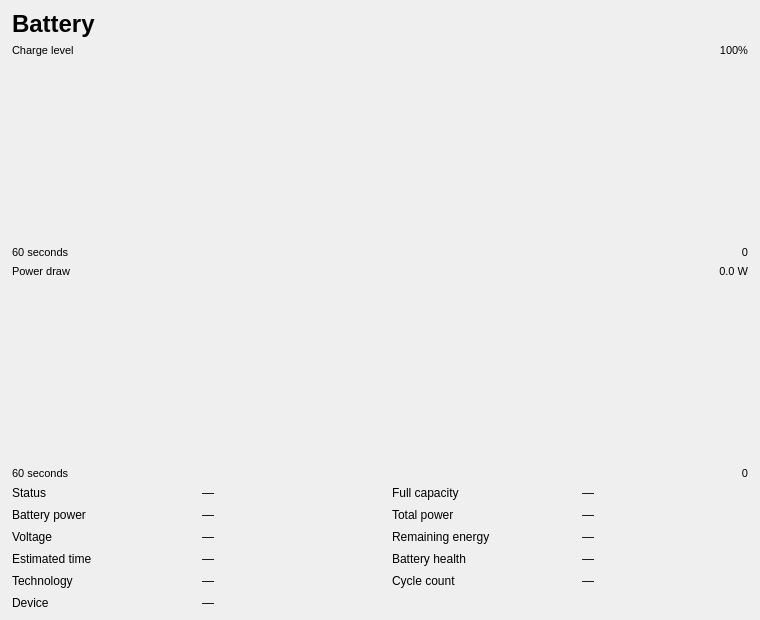
<?xml version="1.0" encoding="UTF-8"?>
<ui version="4.0">
 <class>BatteryDetailWidget</class>
 <widget class="QWidget" name="BatteryDetailWidget">
  <property name="geometry">
   <rect><x>0</x><y>0</y><width>760</width><height>620</height></rect>
  </property>
  <layout class="QVBoxLayout" name="verticalLayout" stretch="0,0,5,0,0,5,0,0">
   <property name="leftMargin"><number>12</number></property>
   <property name="topMargin"><number>10</number></property>
   <property name="rightMargin"><number>12</number></property>
   <property name="bottomMargin"><number>10</number></property>
   <property name="spacing"><number>6</number></property>

   <item>
    <layout class="QHBoxLayout" name="headerLayout">
     <item>
      <widget class="QLabel" name="titleLabel">
       <property name="text"><string>Battery</string></property>
       <property name="styleSheet"><string>font-size: 18pt; font-weight: bold;</string></property>
      </widget>
     </item>
     <item>
      <widget class="QLabel" name="modelNameLabel">
       <property name="text"><string></string></property>
       <property name="alignment"><set>Qt::AlignLeft|Qt::AlignVCenter</set></property>
       <property name="styleSheet"><string>font-size: 8pt;</string></property>
      </widget>
     </item>
     <item>
      <spacer>
       <property name="orientation"><enum>Qt::Horizontal</enum></property>
       <property name="sizeHint" stdset="0"><size><width>40</width><height>0</height></size></property>
      </spacer>
     </item>
     <item>
      <widget class="QLabel" name="statusHeaderLabel">
       <property name="text"><string></string></property>
       <property name="alignment"><set>Qt::AlignRight|Qt::AlignVCenter</set></property>
       <property name="styleSheet"><string>font-size: 18pt;</string></property>
      </widget>
     </item>
    </layout>
   </item>

   <item>
    <layout class="QHBoxLayout" name="capacityLabelLayout">
     <item>
      <widget class="QLabel" name="capacityGraphLabel">
       <property name="text"><string>Charge level</string></property>
       <property name="styleSheet"><string>font-size: 8pt;</string></property>
      </widget>
     </item>
     <item>
      <spacer>
       <property name="orientation"><enum>Qt::Horizontal</enum></property>
       <property name="sizeHint" stdset="0"><size><width>40</width><height>0</height></size></property>
      </spacer>
     </item>
     <item>
      <widget class="QLabel" name="capacityGraphMaxLabel">
       <property name="text"><string>100%</string></property>
       <property name="alignment"><set>Qt::AlignRight|Qt::AlignVCenter</set></property>
       <property name="styleSheet"><string>font-size: 8pt;</string></property>
      </widget>
     </item>
    </layout>
   </item>

   <item>
    <widget class="Perf::GraphWidget" name="capacityGraphWidget">
     <property name="minimumHeight"><number>35</number></property>
     <property name="sizePolicy">
      <sizepolicy hsizetype="Expanding" vsizetype="Expanding">
       <horstretch>0</horstretch>
       <verstretch>1</verstretch>
      </sizepolicy>
     </property>
    </widget>
   </item>

   <item>
    <layout class="QHBoxLayout" name="capacityTimeAxisLayout">
     <item>
      <widget class="QLabel" name="capacityTimeLeftLabel">
       <property name="text"><string>60 seconds</string></property>
       <property name="styleSheet"><string>font-size: 8pt;</string></property>
      </widget>
     </item>
     <item>
      <spacer>
       <property name="orientation"><enum>Qt::Horizontal</enum></property>
       <property name="sizeHint" stdset="0"><size><width>40</width><height>0</height></size></property>
      </spacer>
     </item>
     <item>
      <widget class="QLabel" name="capacityTimeRightLabel">
       <property name="text"><string>0</string></property>
       <property name="alignment"><set>Qt::AlignRight|Qt::AlignVCenter</set></property>
       <property name="styleSheet"><string>font-size: 8pt;</string></property>
      </widget>
     </item>
    </layout>
   </item>

   <item>
    <layout class="QHBoxLayout" name="powerLabelLayout">
     <item>
      <widget class="QLabel" name="powerGraphLabel">
       <property name="text"><string>Power draw</string></property>
       <property name="styleSheet"><string>font-size: 8pt;</string></property>
      </widget>
     </item>
     <item>
      <spacer>
       <property name="orientation"><enum>Qt::Horizontal</enum></property>
       <property name="sizeHint" stdset="0"><size><width>40</width><height>0</height></size></property>
      </spacer>
     </item>
     <item>
      <widget class="QLabel" name="powerGraphMaxLabel">
       <property name="text"><string>0.0 W</string></property>
       <property name="alignment"><set>Qt::AlignRight|Qt::AlignVCenter</set></property>
       <property name="styleSheet"><string>font-size: 8pt;</string></property>
      </widget>
     </item>
    </layout>
   </item>

   <item>
    <widget class="Perf::GraphWidget" name="powerGraphWidget">
     <property name="minimumHeight"><number>35</number></property>
     <property name="sizePolicy">
      <sizepolicy hsizetype="Expanding" vsizetype="Expanding">
       <horstretch>0</horstretch>
       <verstretch>1</verstretch>
      </sizepolicy>
     </property>
    </widget>
   </item>

   <item>
    <layout class="QHBoxLayout" name="powerTimeAxisLayout">
     <item>
      <widget class="QLabel" name="powerTimeLeftLabel">
       <property name="text"><string>60 seconds</string></property>
       <property name="styleSheet"><string>font-size: 8pt;</string></property>
      </widget>
     </item>
     <item>
      <spacer>
       <property name="orientation"><enum>Qt::Horizontal</enum></property>
       <property name="sizeHint" stdset="0"><size><width>40</width><height>0</height></size></property>
      </spacer>
     </item>
     <item>
      <widget class="QLabel" name="powerTimeRightLabel">
       <property name="text"><string>0</string></property>
       <property name="alignment"><set>Qt::AlignRight|Qt::AlignVCenter</set></property>
       <property name="styleSheet"><string>font-size: 8pt;</string></property>
      </widget>
     </item>
    </layout>
   </item>

   <item>
    <layout class="QGridLayout" name="statsGrid">
     <property name="horizontalSpacing"><number>24</number></property>
     <property name="verticalSpacing"><number>8</number></property>

     <item row="0" column="0"><widget class="QLabel" name="statStatusLabel"><property name="text"><string>Status</string></property></widget></item>
     <item row="0" column="1"><widget class="QLabel" name="statStatusValue"><property name="text"><string>—</string></property></widget></item>
     <item row="0" column="2"><widget class="QLabel" name="statEnergyFullLabel"><property name="text"><string>Full capacity</string></property></widget></item>
     <item row="0" column="3"><widget class="QLabel" name="statEnergyFullValue"><property name="text"><string>—</string></property></widget></item>

     <item row="1" column="0"><widget class="QLabel" name="statPowerDrawLabel"><property name="text"><string>Battery power</string></property></widget></item>
     <item row="1" column="1"><widget class="QLabel" name="statPowerDrawValue"><property name="text"><string>—</string></property></widget></item>
     <item row="1" column="2"><widget class="QLabel" name="statTotalPowerLabel"><property name="text"><string>Total power</string></property></widget></item>
     <item row="1" column="3"><widget class="QLabel" name="statTotalPowerValue"><property name="text"><string>—</string></property></widget></item>

     <item row="2" column="0"><widget class="QLabel" name="statVoltageLabel"><property name="text"><string>Voltage</string></property></widget></item>
     <item row="2" column="1"><widget class="QLabel" name="statVoltageValue"><property name="text"><string>—</string></property></widget></item>
     <item row="2" column="2"><widget class="QLabel" name="statEnergyNowLabel"><property name="text"><string>Remaining energy</string></property></widget></item>
     <item row="2" column="3"><widget class="QLabel" name="statEnergyNowValue"><property name="text"><string>—</string></property></widget></item>

     <item row="3" column="0"><widget class="QLabel" name="statTimeRemainingLabel"><property name="text"><string>Estimated time</string></property></widget></item>
     <item row="3" column="1"><widget class="QLabel" name="statTimeRemainingValue"><property name="text"><string>—</string></property></widget></item>
     <item row="3" column="2"><widget class="QLabel" name="statHealthLabel"><property name="text"><string>Battery health</string></property></widget></item>
     <item row="3" column="3"><widget class="QLabel" name="statHealthValue"><property name="text"><string>—</string></property></widget></item>

     <item row="4" column="0"><widget class="QLabel" name="statTechLabel"><property name="text"><string>Technology</string></property></widget></item>
     <item row="4" column="1"><widget class="QLabel" name="statTechValue"><property name="text"><string>—</string></property></widget></item>
     <item row="4" column="2"><widget class="QLabel" name="statCycleCountLabel"><property name="text"><string>Cycle count</string></property></widget></item>
     <item row="4" column="3"><widget class="QLabel" name="statCycleCountValue"><property name="text"><string>—</string></property></widget></item>

     <item row="5" column="0"><widget class="QLabel" name="statDeviceLabel"><property name="text"><string>Device</string></property></widget></item>
     <item row="5" column="1"><widget class="QLabel" name="statDeviceValue"><property name="text"><string>—</string></property></widget></item>
    </layout>
   </item>

  </layout>
 </widget>
 <customwidgets>
  <customwidget>
   <class>Perf::GraphWidget</class>
   <extends>QWidget</extends>
   <header>perf/graphwidget.h</header>
  </customwidget>
 </customwidgets>
 <resources/>
 <connections/>
</ui>
